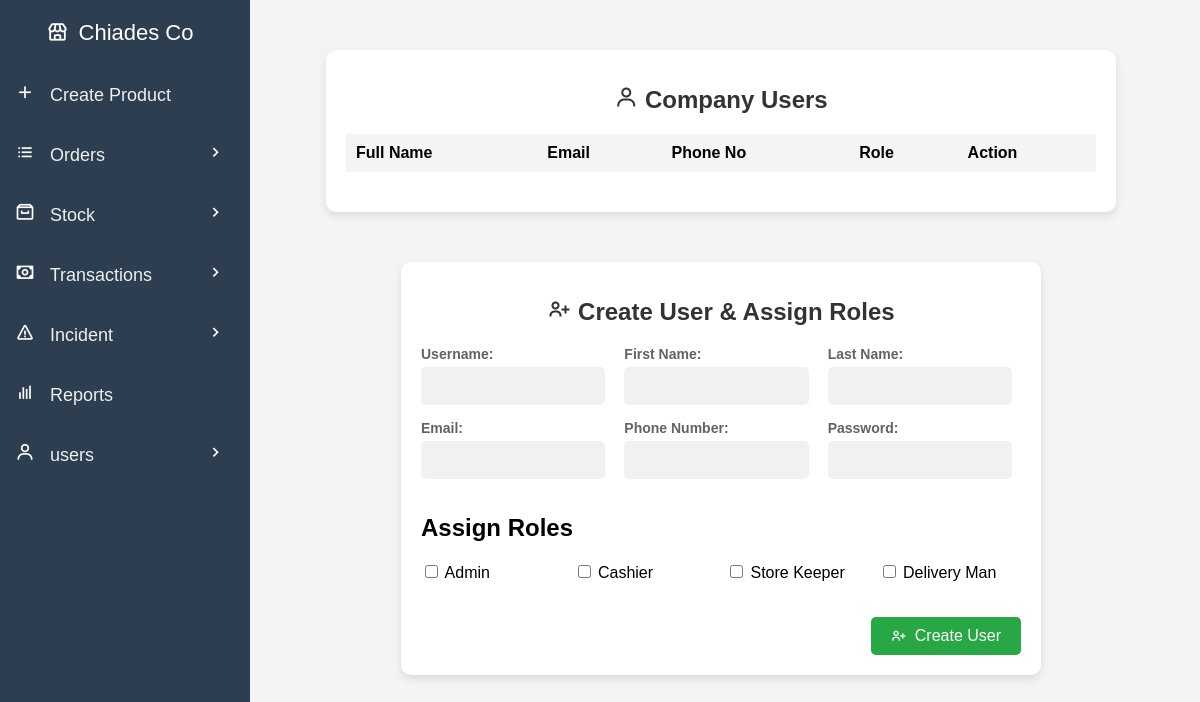
/owner-users.php (signed in), run on an earlier commit of the app's database.
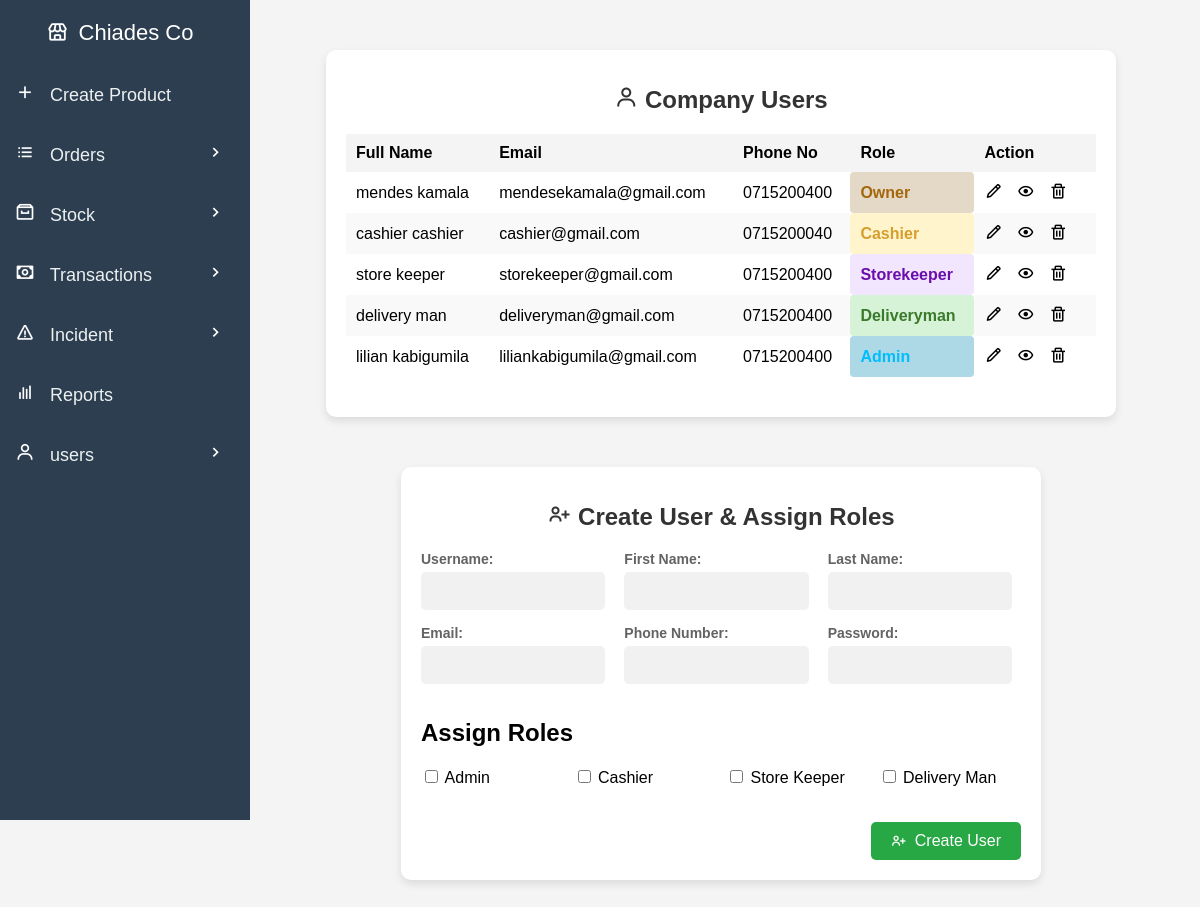
And on a later commit of the database.
### tables this page shows
CREATE TABLE `users` (
  `user_id` int(11) NOT NULL,
  `company_id` int(11) DEFAULT NULL,
  `username` varchar(50) NOT NULL,
  `firstName` varchar(50) NOT NULL,
  `lastName` varchar(50) NOT NULL,
  `email` varchar(100) NOT NULL,
  `phoneNo` varchar(15) NOT NULL,
  `password` varchar(255) NOT NULL
);

### owner-users.php (the view, shortened to what this page needs)
<?php
include('db_connection.php');
$company_id = $_SESSION['company_id'];
$usersQuery = "
    SELECT u.username, CONCAT(u.firstName, ' ', u.lastName) AS fullname, u.email, u.phoneNo,
           CASE
               WHEN r.company_owner = 'yes' THEN 'owner'
               WHEN r.admin = 'yes' THEN 'admin'
               WHEN r.cashier = 'yes' THEN 'cashier'
               WHEN r.store_keeper = 'yes' THEN 'storekeeper'
               WHEN r.delivery_man = 'yes' THEN 'deliveryman'
               ELSE 'unknown'
           END AS role
    FROM users u
    JOIN roles r ON u.user_id = r.user_id
    WHERE u.company_id = '$company_id'";
$usersResult = mysqli_query($conn, $usersQuery);
?>
<!DOCTYPE html>
<html lang="en">
<head>
    <link href="https://unpkg.com/boxicons@2.0.7/css/boxicons.min.css" rel="stylesheet">
    <link rel="stylesheet" href="css/owner-users.css">
</head>
<body>
<div class="container-users">
    <h1><i class='bx bx-user'></i> Company Users</h1>
    <table class="users-table">
        <thead>
            <tr>
                <th>Full Name</th>
                <th>Email</th>
                <th>Phone No</th>
                <th>Role</th>
                <th>Action</th>
            </tr>
        </thead>
        <tbody>
            <?php while ($user = mysqli_fetch_assoc($usersResult)): ?>
                <tr>
                    <td><?php echo htmlspecialchars($user['fullname']); ?></td>
                    <td><?php echo htmlspecialchars($user['email']); ?></td>
                    <td><?php echo htmlspecialchars($user['phoneNo']); ?></td>
                    <td class="role-<?php echo htmlspecialchars($user['role']); ?>">
                        <?php echo ucfirst($user['role']); ?>
                    </td>
                    <td>
                        <i class='bx bx-pencil' title="Edit"></i>
                        <i class='bx bx-show' title="View"></i>
                        <i class='bx bx-trash' title="Delete"></i>
                    </td>
                </tr>
            <?php endwhile; ?>
        </tbody>
    </table>
</div>
<div class="container">
    <h1><i class='bx bx-user-plus'></i> Create User & Assign Roles</h1>
    <form method="POST" action="owner-users.php" class="user-form">
    <div class="form-row">
        <div class="form-group">
            <label for="username">Username:</label>
            <input type="text" id="username" name="username" required>
        </div>
        <div class="form-group">
            <label for="firstName">First Name:</label>
            <input type="text" id="firstName" name="firstName" required>
        </div>
        <div class="form-group">
            <label for="lastName">Last Name:</label>
            <input type="text" id="lastName" name="lastName" required>
        </div>
    </div>
    <div class="form-row">
        <div class="form-group">
            <label for="email">Email:</label>
            <input type="email" id="email" name="email" required>
        </div>
        <div class="form-group">
            <label for="phoneNo">Phone Number:</label>
            <input type="text" id="phoneNo" name="phoneNo" required>
        </div>
        <div class="form-group">
            <label for="password">Password:</label>
            <input type="password" id="password" name="password" required>
        </div>
    </div>
    <h2>Assign Roles</h2>
    <div class="form-row role-checkboxes">
        <label><input type="checkbox" name="admin"> Admin</label>
        <label><input type="checkbox" name="cashier"> Cashier</label>
        <label><input type="checkbox" name="store_keeper"> Store Keeper</label>
        <label><input type="checkbox" name="delivery_man"> Delivery Man</label>
    </div>
    <button type="submit" class="create-user-btn"><i class='bx bx-user-plus'></i> Create User</button>
</form>
</div>
</body>
</html>
</html>

What changed in the data, as far as the page shows it:
now on this page (row edited): users: fullname "mendes kamala", email "mendesekamala@gmail.com", phoneNo "0715200400", role "Owner"
now on this page (row edited): users: fullname "cashier cashier", email "cashier@gmail.com", phoneNo "0715200040", role "Cashier"
now on this page (row edited): users: fullname "store keeper", email "storekeeper@gmail.com", phoneNo "0715200400", role "Storekeeper"
now on this page (row edited): users: fullname "delivery man", email "deliveryman@gmail.com", phoneNo "0715200400", role "Deliveryman"
added users: fullname "lilian kabigumila", email "liliankabigumila@gmail.com", phoneNo "0715200400", role "Admin"
